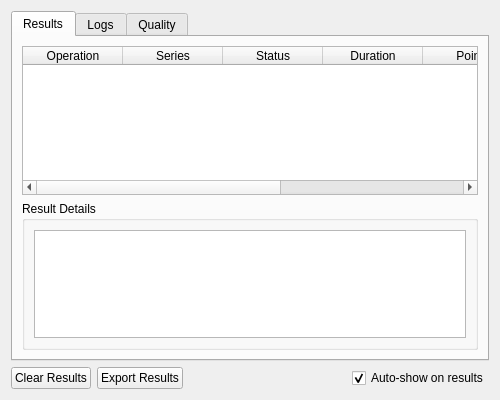
<?xml version="1.0" encoding="UTF-8"?>
<ui version="4.0">
 <class>ResultsPanel</class>
 <widget class="QWidget" name="ResultsPanel">
  <property name="geometry">
   <rect>
    <x>0</x>
    <y>0</y>
    <width>500</width>
    <height>400</height>
   </rect>
  </property>
  <property name="minimumSize">
   <size>
    <width>300</width>
    <height>250</height>
   </size>
  </property>
  <property name="windowTitle">
   <string>Results Panel</string>
  </property>
  <layout class="QVBoxLayout" name="mainLayout">
   <item>
    <widget class="QTabWidget" name="tabs">
     <property name="currentIndex">
      <number>0</number>
     </property>
     <widget class="QWidget" name="resultsTab">
      <attribute name="title">
       <string>Results</string>
      </attribute>
      <layout class="QVBoxLayout" name="resultsTabLayout">
       <item>
        <widget class="QTableWidget" name="resultsTable">
         <property name="alternatingRowColors">
          <bool>true</bool>
         </property>
         <property name="selectionBehavior">
          <enum>QAbstractItemView::SelectRows</enum>
         </property>
         <property name="sortingEnabled">
          <bool>true</bool>
         </property>
         <column>
          <property name="text">
           <string>Operation</string>
          </property>
         </column>
         <column>
          <property name="text">
           <string>Series</string>
          </property>
         </column>
         <column>
          <property name="text">
           <string>Status</string>
          </property>
         </column>
         <column>
          <property name="text">
           <string>Duration</string>
          </property>
         </column>
         <column>
          <property name="text">
           <string>Points</string>
          </property>
         </column>
         <column>
          <property name="text">
           <string>Quality</string>
          </property>
         </column>
         <column>
          <property name="text">
           <string>Created</string>
          </property>
         </column>
        </widget>
       </item>
       <item>
        <widget class="QGroupBox" name="detailsGroup">
         <property name="title">
          <string>Result Details</string>
         </property>
         <layout class="QVBoxLayout" name="detailsLayout">
          <item>
           <widget class="QTextEdit" name="resultDetails">
            <property name="maximumSize">
             <size>
              <width>16777215</width>
              <height>150</height>
             </size>
            </property>
            <property name="readOnly">
             <bool>true</bool>
            </property>
           </widget>
          </item>
         </layout>
        </widget>
       </item>
      </layout>
     </widget>
     <widget class="QWidget" name="logsTab">
      <attribute name="title">
       <string>Logs</string>
      </attribute>
      <layout class="QVBoxLayout" name="logsTabLayout">
       <item>
        <layout class="QHBoxLayout" name="logFilterLayout">
         <item>
          <widget class="QLabel" name="levelLabel">
           <property name="text">
            <string>Level:</string>
           </property>
          </widget>
         </item>
         <item>
          <widget class="QComboBox" name="levelFilter">
           <item>
            <property name="text">
             <string>All</string>
            </property>
           </item>
           <item>
            <property name="text">
             <string>Error</string>
            </property>
           </item>
           <item>
            <property name="text">
             <string>Warning</string>
            </property>
           </item>
           <item>
            <property name="text">
             <string>Info</string>
            </property>
           </item>
           <item>
            <property name="text">
             <string>Debug</string>
            </property>
           </item>
          </widget>
         </item>
         <item>
          <widget class="QLabel" name="filterLabel">
           <property name="text">
            <string>Filter:</string>
           </property>
          </widget>
         </item>
         <item>
          <widget class="QLineEdit" name="textFilter">
           <property name="placeholderText">
            <string>Search logs...</string>
           </property>
          </widget>
         </item>
         <item>
          <widget class="QPushButton" name="clearLogsBtn">
           <property name="text">
            <string>Clear</string>
           </property>
          </widget>
         </item>
        </layout>
       </item>
       <item>
        <widget class="QTextEdit" name="logWidget">
         <property name="readOnly">
          <bool>true</bool>
         </property>
         <property name="fontFamily">
          <string>Consolas</string>
         </property>
        </widget>
       </item>
      </layout>
     </widget>
     <widget class="QWidget" name="qualityTab">
      <attribute name="title">
       <string>Quality</string>
      </attribute>
      <layout class="QVBoxLayout" name="qualityTabLayout">
       <item>
        <widget class="QTreeWidget" name="qualityTree">
         <property name="alternatingRowColors">
          <bool>true</bool>
         </property>
         <column>
          <property name="text">
           <string>Metric</string>
          </property>
         </column>
         <column>
          <property name="text">
           <string>Value</string>
          </property>
         </column>
         <column>
          <property name="text">
           <string>Status</string>
          </property>
         </column>
        </widget>
       </item>
      </layout>
     </widget>
    </widget>
   </item>
   <item>
    <layout class="QHBoxLayout" name="buttonsLayout">
     <item>
      <widget class="QPushButton" name="clearResultsBtn">
       <property name="text">
        <string>Clear Results</string>
       </property>
      </widget>
     </item>
     <item>
      <widget class="QPushButton" name="exportResultsBtn">
       <property name="text">
        <string>Export Results</string>
       </property>
      </widget>
     </item>
     <item>
      <spacer name="buttonsSpacer">
       <property name="orientation">
        <enum>Qt::Horizontal</enum>
       </property>
       <property name="sizeHint" stdset="0">
        <size>
         <width>40</width>
         <height>20</height>
        </size>
       </property>
      </spacer>
     </item>
     <item>
      <widget class="QCheckBox" name="autoShowCheck">
       <property name="text">
        <string>Auto-show on results</string>
       </property>
       <property name="checked">
        <bool>true</bool>
       </property>
      </widget>
     </item>
    </layout>
   </item>
  </layout>
 </widget>
 <resources/>
 <connections/>
</ui>
